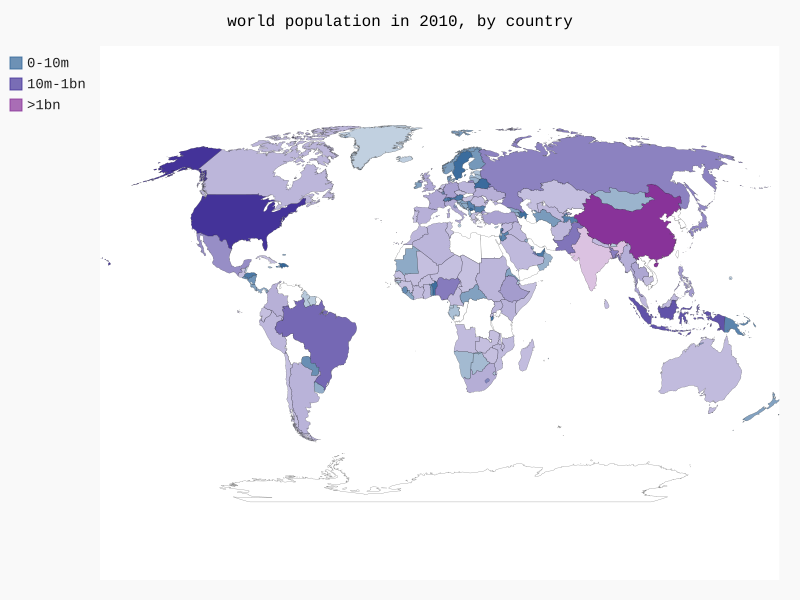

Generate this figure with Python:
#!/usr/bin/env python
# coding=utf-8


'''
@Description:
@Version    :0.1
@CreateTime :2020/03/26 Thursday 10:50:36
@Author     :Le
@LastEditor :
@EditTime   :
'''


import json
from pygal.maps.world import COUNTRIES
from pygal.maps.world import World
from pygal.style import RotateStyle


def get_country_code(country_name):
    '''根据指定的国家，返回pygal使用的两个字母的国别码'''
    for code, name in COUNTRIES.items():
        if name == country_name:
            return code
        else:
            pass
    # print('wrong')


print(get_country_code('China'))

# 将数据加载到一个列表中
filename = 'population.json'
with open(filename) as f:
    pop_data = json.load(f)
    print(pop_data[0])

# 创建一个包含人口数量的字典
cc_populations = {}

# 打印每个国家2010年的人口数量
for pop_dict in pop_data:
    if pop_dict['Year'] == 2010:
        country_name = pop_dict['Country Name']
        population = pop_dict['Value']
        code = get_country_code(country_name)
        if code:
            cc_populations[code] = population
        else:
            # print('error-', country_name)
            pass
    else:
        pass

# 根据人口数量将所有国家分为3组
cc_pops1, cc_pops2, cc_pops3 = {}, {}, {}
for cc, pop in cc_populations.items():
    if pop < 10000000:
        cc_pops1[cc] = pop
    elif pop < 1000000000:
        cc_pops2[cc] = pop
    else:
        cc_pops3[cc] = pop
print(len(cc_pops1), len(cc_pops2), len(cc_pops3))

wm_style = RotateStyle('#336699')
wm = World(style=wm_style)
wm.title = 'world population in 2010, by country'
# wm.add('2010', cc_populations)
wm.add('0-10m', cc_pops1)
wm.add('10m-1bn', cc_pops2)
wm.add('>1bn', cc_pops3)

wm.render_to_file('world_population.svg')
